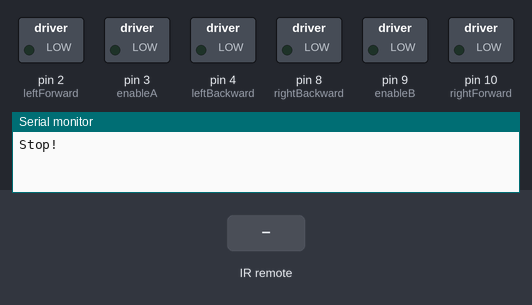
This sketch was run on a simulated Arduino Uno, built with avr-gcc and run on an emulated ATmega328P. Parts: switched loads named in the sketch (green lamp = pin HIGH), the last lines printed to the serial monitor. Inputs (shaded band) come from the test bench.

Above: at 1.2 s.
1.3 s: infrared code 0xFF629D received
At 1.9 s:
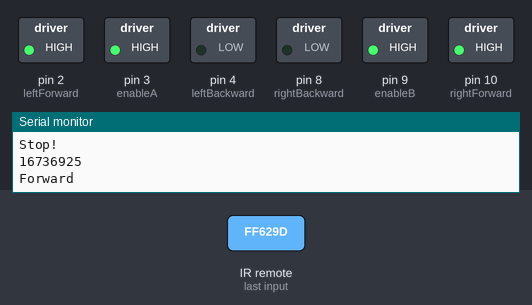
2.8 s: infrared code 0xFFA857 received
At 3.1 s:
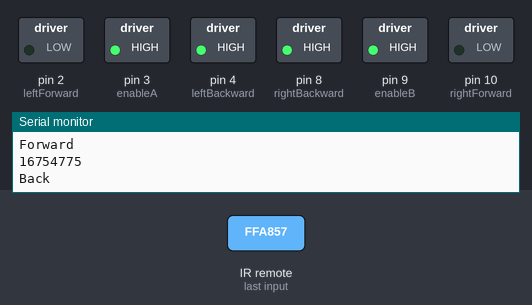
4.3 s: infrared code 0xFF22DD received
At 5.4 s:
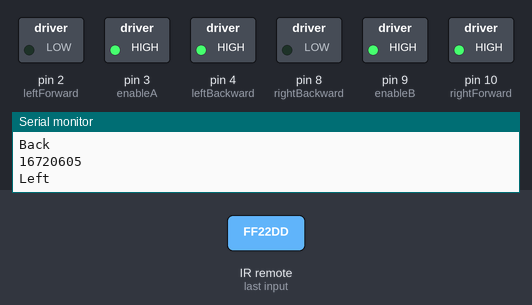
5.8 s: infrared code 0xFFC23D received
At 6.5 s:
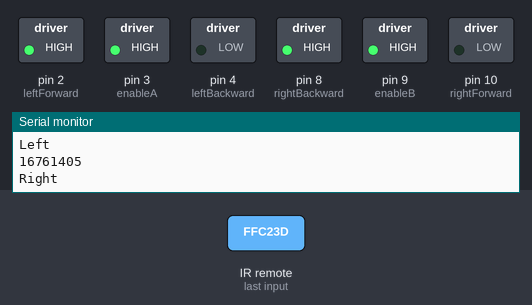
7.3 s: infrared code 0xFF02FD received
At 7.7 s:
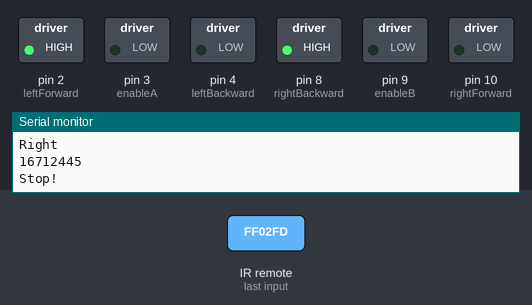
Timing chart, 0 to 9.8 s (numbered marks = the images above; inputs shaded):
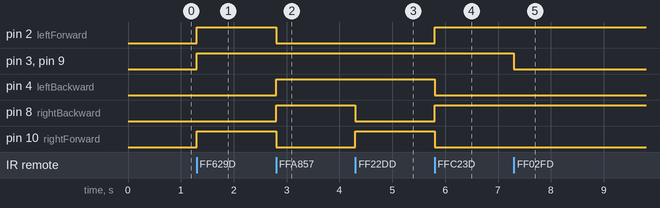

Measured:
- after the input at 1.3 s, pin 2 (leftForward), pin 3 (enableA), pin 9 (enableB), pin 10 (rightForward): LOW → HIGH at once
- after the input at 2.8 s, pin 2 (leftForward), pin 10 (rightForward): HIGH → LOW at once; pin 4 (leftBackward), pin 8 (rightBackward): LOW → HIGH at once
- after the input at 4.3 s, pin 8 (rightBackward): HIGH → LOW at once; pin 10 (rightForward): LOW → HIGH at once
- after the input at 5.8 s, pin 2 (leftForward), pin 8 (rightBackward): LOW → HIGH at once; pin 4 (leftBackward), pin 10 (rightForward): HIGH → LOW at once
- after the input at 7.3 s, pin 3 (enableA), pin 9 (enableB): HIGH → LOW at once

The sketch:

RemoteControlArduinoFinalProgram.ino
```cpp
/*
  Created By: Divyank Shah
  13th July 2021
  Remote Control Arduino Car Program

  The following program will move forward, backward, turn left, turn right based on
  input from the IR remote!
*/

//Include IR library to interface with IR sensor
#include <IRremote.h>

//IR sensor is connected to PORT 12
#define receiver 12

//IR values for buttons (Up, Down, Left, Right Arrows and Center buttons)
#define forwardButton 16736925  // FORWARD
#define backwardButton 16754775  // BACK
#define leftButton 16720605  // LEFT
#define rightButton 16761405  // RIGHT
#define stopButton 16712445  // STOP

//Motor Configuration (Should Reflect Wiring Done Eariler)
//Responsible for Motor Speed
#define enableA 3
#define enableB 9
//Responsible for Movement on LEFT Motor
#define leftForward 2
#define leftBackward 4
//Responsible for Movement on RIGHT Motorv
#define rightBackward 8
#define rightForward 10
//Speed that robot will move at (0 - 255)
#define robotSpeed 255

//Intialize IR sensor
IRrecv irrecv(receiver);
decode_results results;

//Value to store input from IR sensor
long val;

//Moving Forward
void forward(){
  analogWrite(enableA, robotSpeed);
  analogWrite(enableB, robotSpeed);
  digitalWrite(leftForward, HIGH);
  digitalWrite(leftBackward, LOW);
  digitalWrite(rightBackward, LOW);
  digitalWrite(rightForward, HIGH);
  Serial.println("Forward");
}

//Moving Backward
void back() {
  analogWrite(enableA, robotSpeed);
  analogWrite(enableB, robotSpeed);
  digitalWrite(leftForward, LOW);
  digitalWrite(leftBackward, HIGH);
  digitalWrite(rightBackward, HIGH);
  digitalWrite(rightForward, LOW);
  Serial.println("Back");
}

//Turning Left
void left() {
  analogWrite(enableA, robotSpeed);
  analogWrite(enableB, robotSpeed);
  digitalWrite(leftForward, LOW);
  digitalWrite(leftBackward, HIGH);
  digitalWrite(rightBackward, LOW);
  digitalWrite(rightForward, HIGH);
  Serial.println("Left");
}

//Turning Right
void right() {
  analogWrite(enableA, robotSpeed);
  analogWrite(enableB, robotSpeed);
  digitalWrite(leftForward, HIGH);
  digitalWrite(leftBackward, LOW);
  digitalWrite(rightBackward, HIGH);
  digitalWrite(rightForward, LOW);
  Serial.println("Right");
}

//Stopped Car
void brake() {
  digitalWrite(enableA, LOW);
  digitalWrite(enableB, LOW);
  Serial.println("Stop!");
}

void setup() {
  Serial.begin(9600);
  pinMode(enableA, OUTPUT);
  pinMode(enableB, OUTPUT);
  pinMode(leftForward, OUTPUT);
  pinMode(leftBackward, OUTPUT);
  pinMode(rightBackward, OUTPUT);
  pinMode(rightForward, OUTPUT);
  brake();
  irrecv.enableIRIn();
}

void loop() {
  //Detect if a signal is recieved from the IR sensor and proceed to store that input
  if (irrecv.decode(&results)){
    val = results.value;
    Serial.println(val);

    //Determine which action the input corresponds to
    //If an irrelevant button is pressed, nothing occurs
    switch(val){
      case forwardButton:
         forward();
         break;
      case backwardButton:
         back();
         break;
      case leftButton:
        left();
        break;
      case rightButton:
        right();
        break;
      case stopButton:
        brake();
        break;
      default:
        break;
    }

  //Resume IR sensor to recieve more input
  irrecv.resume();
  }
}
```
